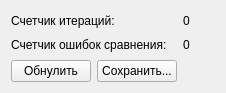
<?xml version="1.0" encoding="UTF-8"?>
<ui version="4.0">
 <class>MemoryTestErr</class>
 <widget class="QWidget" name="MemoryTestErr">
  <property name="geometry">
   <rect>
    <x>0</x>
    <y>0</y>
    <width>226</width>
    <height>93</height>
   </rect>
  </property>
  <property name="windowTitle">
   <string>Тест памяти/регистров. Статистика ошибок.</string>
  </property>
  <property name="windowIcon">
   <iconset resource="../tgca/tgca.qrc">
    <normaloff>:/pictogram/memory.png</normaloff>:/pictogram/memory.png</iconset>
  </property>
  <layout class="QGridLayout" name="gridLayout">
   <item row="0" column="3">
    <widget class="QLabel" name="counter_iter">
     <property name="text">
      <string>0</string>
     </property>
    </widget>
   </item>
   <item row="2" column="0">
    <layout class="QHBoxLayout" name="horizontalLayout">
     <item>
      <widget class="QPushButton" name="toZero">
       <property name="text">
        <string>Обнулить</string>
       </property>
      </widget>
     </item>
     <item>
      <widget class="QPushButton" name="save">
       <property name="text">
        <string>Сохранить...</string>
       </property>
      </widget>
     </item>
    </layout>
   </item>
   <item row="0" column="0">
    <widget class="QLabel" name="label">
     <property name="text">
      <string>Счетчик итераций:</string>
     </property>
    </widget>
   </item>
   <item row="1" column="3">
    <widget class="QLabel" name="counter_err">
     <property name="text">
      <string>0</string>
     </property>
    </widget>
   </item>
   <item row="1" column="0">
    <widget class="QLabel" name="label_3">
     <property name="text">
      <string>Счетчик ошибок сравнения:</string>
     </property>
    </widget>
   </item>
  </layout>
 </widget>
 <resources>
  <include location="../tgca/tgca.qrc"/>
 </resources>
 <connections/>
</ui>
